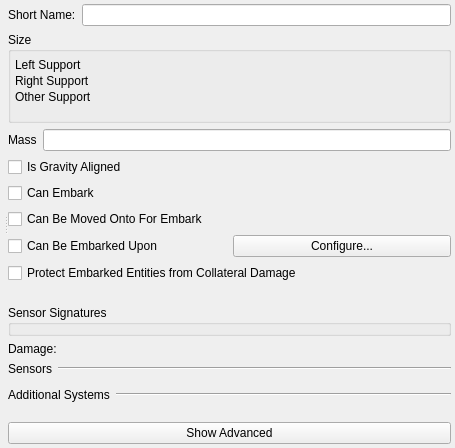
<?xml version="1.0" encoding="UTF-8"?>
<ui version="4.0">
 <class>mass</class>
 <widget class="QWidget" name="mass">
  <property name="geometry">
   <rect>
    <x>0</x>
    <y>0</y>
    <width>455</width>
    <height>448</height>
   </rect>
  </property>
  <property name="windowTitle">
   <string>Form</string>
  </property>
  <layout class="QVBoxLayout" name="verticalLayout_5">
   <property name="leftMargin">
    <number>4</number>
   </property>
   <property name="topMargin">
    <number>4</number>
   </property>
   <property name="rightMargin">
    <number>4</number>
   </property>
   <property name="bottomMargin">
    <number>4</number>
   </property>
   <item>
    <widget class="QSplitter" name="splitter">
     <property name="orientation">
      <enum>Qt::Horizontal</enum>
     </property>
     <widget class="QWidget" name="layoutWidget">
      <layout class="QVBoxLayout" name="verticalLayout_4">
       <property name="leftMargin">
        <number>0</number>
       </property>
       <property name="topMargin">
        <number>0</number>
       </property>
       <property name="rightMargin">
        <number>0</number>
       </property>
       <property name="bottomMargin">
        <number>0</number>
       </property>
       <item>
        <widget class="QWidget" name="myGeneralCanvas" native="true">
         <property name="sizePolicy">
          <sizepolicy hsizetype="MinimumExpanding" vsizetype="Fixed">
           <horstretch>0</horstretch>
           <verstretch>0</verstretch>
          </sizepolicy>
         </property>
         <property name="element_type" stdset="0">
          <string notr="true">general_canvas</string>
         </property>
        </widget>
       </item>
       <item>
        <widget class="QWidget" name="myDisplayWidget" native="true">
         <property name="element_type" stdset="0">
          <string notr="true">display_widget_canvas</string>
         </property>
        </widget>
       </item>
      </layout>
     </widget>
     <widget class="QWidget" name="layoutWidget">
      <layout class="QVBoxLayout" name="verticalLayout">
       <item>
        <layout class="QHBoxLayout" name="horizontalLayout">
         <item>
          <widget class="QLabel" name="short_name_label">
           <property name="text">
            <string>Short Name:</string>
           </property>
          </widget>
         </item>
         <item>
          <widget class="QLineEdit" name="short_name"/>
         </item>
        </layout>
       </item>
       <item>
        <widget class="QGroupBox" name="boundingVolumeGroupBox">
         <property name="title">
          <string>Size</string>
         </property>
         <layout class="QGridLayout" name="gridLayout_2">
          <property name="sizeConstraint">
           <enum>QLayout::SetNoConstraint</enum>
          </property>
          <property name="leftMargin">
           <number>4</number>
          </property>
          <property name="topMargin">
           <number>4</number>
          </property>
          <property name="rightMargin">
           <number>4</number>
          </property>
          <property name="bottomMargin">
           <number>4</number>
          </property>
          <property name="spacing">
           <number>2</number>
          </property>
          <item row="1" column="0" colspan="2">
           <widget class="QWidget" name="bounding_volume" native="true">
            <property name="minimumSize">
             <size>
              <width>0</width>
              <height>0</height>
             </size>
            </property>
           </widget>
          </item>
          <item row="2" column="0">
           <widget class="QLabel" name="left_support_label">
            <property name="sizePolicy">
             <sizepolicy hsizetype="Minimum" vsizetype="Minimum">
              <horstretch>0</horstretch>
              <verstretch>0</verstretch>
             </sizepolicy>
            </property>
            <property name="text">
             <string>Left Support</string>
            </property>
           </widget>
          </item>
          <item row="2" column="1">
           <widget class="QWidget" name="left_support" native="true">
            <property name="sizePolicy">
             <sizepolicy hsizetype="MinimumExpanding" vsizetype="Minimum">
              <horstretch>0</horstretch>
              <verstretch>0</verstretch>
             </sizepolicy>
            </property>
            <property name="element_type" stdset="0">
             <string notr="true">vector-parameter-data</string>
            </property>
            <property name="single_row" stdset="0">
             <bool>true</bool>
            </property>
            <property name="default_value" stdset="0">
             <string>1,-1,0</string>
            </property>
           </widget>
          </item>
          <item row="3" column="0">
           <widget class="QLabel" name="right_support_label">
            <property name="sizePolicy">
             <sizepolicy hsizetype="Minimum" vsizetype="Minimum">
              <horstretch>0</horstretch>
              <verstretch>0</verstretch>
             </sizepolicy>
            </property>
            <property name="text">
             <string>Right Support</string>
            </property>
           </widget>
          </item>
          <item row="3" column="1">
           <widget class="QWidget" name="right_support" native="true">
            <property name="sizePolicy">
             <sizepolicy hsizetype="MinimumExpanding" vsizetype="Minimum">
              <horstretch>0</horstretch>
              <verstretch>0</verstretch>
             </sizepolicy>
            </property>
            <property name="element_type" stdset="0">
             <string notr="true">vector-parameter-data</string>
            </property>
            <property name="single_row" stdset="0">
             <bool>true</bool>
            </property>
            <property name="default_value" stdset="0">
             <string>1,1,0</string>
            </property>
           </widget>
          </item>
          <item row="4" column="0">
           <widget class="QLabel" name="other_support_label">
            <property name="sizePolicy">
             <sizepolicy hsizetype="Minimum" vsizetype="Minimum">
              <horstretch>0</horstretch>
              <verstretch>0</verstretch>
             </sizepolicy>
            </property>
            <property name="text">
             <string>Other Support</string>
            </property>
           </widget>
          </item>
          <item row="4" column="1">
           <widget class="QWidget" name="other_support" native="true">
            <property name="sizePolicy">
             <sizepolicy hsizetype="MinimumExpanding" vsizetype="Minimum">
              <horstretch>0</horstretch>
              <verstretch>0</verstretch>
             </sizepolicy>
            </property>
            <property name="element_type" stdset="0">
             <string notr="true">vector-parameter-data</string>
            </property>
            <property name="single_row" stdset="0">
             <bool>true</bool>
            </property>
            <property name="default_value" stdset="0">
             <string>-1,0,0</string>
            </property>
           </widget>
          </item>
          <item row="5" column="0" colspan="2">
           <widget class="QWidget" name="bounding_volume_2" native="true">
            <property name="minimumSize">
             <size>
              <width>0</width>
              <height>10</height>
             </size>
            </property>
            <property name="calculate_bounding_volume" stdset="0">
             <bool>true</bool>
            </property>
            <property name="calculate_support_points" stdset="0">
             <bool>true</bool>
            </property>
            <property name="element_type" stdset="0">
             <string notr="true">bv_sp_calc_widget</string>
            </property>
           </widget>
          </item>
         </layout>
        </widget>
       </item>
       <item>
        <layout class="QHBoxLayout" name="horizontalLayout_3">
         <item>
          <widget class="QLabel" name="mass_label">
           <property name="text">
            <string>Mass</string>
           </property>
          </widget>
         </item>
         <item>
          <widget class="QLineEdit" name="mass">
           <property name="source-units" stdset="0">
            <string notr="true">kilograms</string>
           </property>
           <property name="display-units" stdset="0">
            <string notr="true">kilograms</string>
           </property>
          </widget>
         </item>
        </layout>
       </item>
       <item>
        <widget class="QCheckBox" name="gravity_aligned">
         <property name="toolTip">
          <string>Whether or not this object will be ground clamped</string>
         </property>
         <property name="text">
          <string>Is Gravity Aligned</string>
         </property>
        </widget>
       </item>
       <item>
        <widget class="QCheckBox" name="can_embark">
         <property name="text">
          <string>Can Embark</string>
         </property>
         <property name="element_type" stdset="0">
          <string notr="true">DtRwBoolean</string>
         </property>
        </widget>
       </item>
       <item>
        <widget class="QCheckBox" name="can_move_onto_embarked">
         <property name="toolTip">
          <string>If checked, entities that are close to this object will check to see if they are going to move onto this object, and, if so, embark on it</string>
         </property>
         <property name="text">
          <string>Can Be Moved Onto For Embark</string>
         </property>
        </widget>
       </item>
       <item>
        <layout class="QHBoxLayout" name="horizontalLayout_12">
         <item>
          <widget class="QCheckBox" name="can_be_embarked_upon">
           <property name="text">
            <string>Can Be Embarked Upon</string>
           </property>
           <property name="element_type" stdset="0">
            <string notr="true">DtRwBoolean</string>
           </property>
          </widget>
         </item>
         <item>
          <widget class="QPushButton" name="configure_embarkation">
           <property name="text">
            <string>Configure...</string>
           </property>
           <property name="enable_if_checked" stdset="0">
            <string notr="true">can_be_embarked_upon</string>
           </property>
           <property name="slot" stdset="0">
            <string notr="true">change_embarkation</string>
           </property>
           <property name="element_type" stdset="0">
            <string notr="true">push_button</string>
           </property>
           <property name="disable_if_multiple_selection" stdset="0">
            <bool>true</bool>
           </property>
          </widget>
         </item>
        </layout>
       </item>
       <item>
        <widget class="QCheckBox" name="protect_from_collateral_damage">
         <property name="toolTip">
          <string>If enabled, will protect any entities embarked on this object from collateral damage</string>
         </property>
         <property name="text">
          <string>Protect Embarked Entities from Collateral Damage</string>
         </property>
        </widget>
       </item>
       <item>
        <layout class="QVBoxLayout" name="verticalLayout_10">
         <item>
          <widget class="QWidget" name="object_geometry_filename" native="true">
           <property name="minimumSize">
            <size>
             <width>10</width>
             <height>10</height>
            </size>
           </property>
           <property name="element_type" stdset="0">
            <string notr="true">object-geometry</string>
           </property>
           <property name="enable_embed_into_terrain" stdset="0">
            <bool>true</bool>
           </property>
          </widget>
         </item>
        </layout>
       </item>
       <item>
        <widget class="QGroupBox" name="sensorSignaturesGroupBox">
         <property name="title">
          <string>Sensor Signatures</string>
         </property>
         <layout class="QVBoxLayout" name="verticalLayout_3">
          <property name="spacing">
           <number>2</number>
          </property>
          <property name="leftMargin">
           <number>2</number>
          </property>
          <property name="topMargin">
           <number>2</number>
          </property>
          <property name="rightMargin">
           <number>2</number>
          </property>
          <property name="bottomMargin">
           <number>2</number>
          </property>
          <item>
           <widget class="QWidget" name="sensor_signatures" native="true">
            <property name="default-signatures" stdset="0">
             <string>visual-signature=4.0;radar-signature=27.0;infrared-signature=4.0</string>
            </property>
           </widget>
          </item>
         </layout>
        </widget>
       </item>
       <item>
        <layout class="QHBoxLayout" name="horizontalLayout_8">
         <item>
          <widget class="QLabel" name="damage_system_label">
           <property name="text">
            <string>Damage:</string>
           </property>
          </widget>
         </item>
         <item>
          <widget class="QWidget" name="damage_system" native="true">
           <property name="category" stdset="0">
            <string notr="true">damage</string>
           </property>
           <property name="none-selected-text" stdset="0">
            <string>Undamagable</string>
           </property>
           <property name="element_type" stdset="0">
            <string notr="true">single_system_selector</string>
           </property>
          </widget>
         </item>
        </layout>
       </item>
       <item>
        <layout class="QVBoxLayout" name="verticalLayout_4">
         <item>
          <layout class="QHBoxLayout" name="horizontalLayout_9">
           <item>
            <widget class="QLabel" name="sensor_system_selector_label">
             <property name="sizePolicy">
              <sizepolicy hsizetype="Fixed" vsizetype="Fixed">
               <horstretch>0</horstretch>
               <verstretch>0</verstretch>
              </sizepolicy>
             </property>
             <property name="text">
              <string>Sensors</string>
             </property>
             <property name="hide_by_default" stdset="0">
              <bool>true</bool>
             </property>
            </widget>
           </item>
           <item>
            <widget class="Line" name="line">
             <property name="orientation">
              <enum>Qt::Horizontal</enum>
             </property>
             <property name="hide_by_default" stdset="0">
              <bool>true</bool>
             </property>
            </widget>
           </item>
          </layout>
         </item>
         <item>
          <widget class="QWidget" name="sensor_system_selector" native="true">
           <property name="category" stdset="0">
            <string notr="true">sensor</string>
           </property>
           <property name="element_type" stdset="0">
            <string notr="true">multi_system_selector</string>
           </property>
           <property name="hide_by_default" stdset="0">
            <bool>true</bool>
           </property>
          </widget>
         </item>
        </layout>
       </item>
       <item>
        <layout class="QVBoxLayout" name="verticalLayout_6">
         <item>
          <layout class="QHBoxLayout" name="horizontalLayout_11">
           <item>
            <widget class="QLabel" name="other_system_selector_label">
             <property name="sizePolicy">
              <sizepolicy hsizetype="Fixed" vsizetype="Fixed">
               <horstretch>0</horstretch>
               <verstretch>0</verstretch>
              </sizepolicy>
             </property>
             <property name="text">
              <string>Additional Systems</string>
             </property>
            </widget>
           </item>
           <item>
            <widget class="Line" name="line_3">
             <property name="orientation">
              <enum>Qt::Horizontal</enum>
             </property>
            </widget>
           </item>
          </layout>
         </item>
         <item>
          <widget class="QWidget" name="other_system_selector" native="true">
           <property name="category" stdset="0">
            <string notr="true">other</string>
           </property>
           <property name="element_type" stdset="0">
            <string notr="true">multi_system_selector</string>
           </property>
          </widget>
         </item>
        </layout>
       </item>
       <item>
        <spacer name="verticalSpacer">
         <property name="orientation">
          <enum>Qt::Vertical</enum>
         </property>
         <property name="sizeHint" stdset="0">
          <size>
           <width>20</width>
           <height>18</height>
          </size>
         </property>
        </spacer>
       </item>
       <item>
        <widget class="QPushButton" name="myShowAdvanced">
         <property name="text">
          <string>Show Advanced</string>
         </property>
         <property name="checkable">
          <bool>true</bool>
         </property>
         <property name="signal_slot" stdset="0">
          <string>toggled(bool);this;showHiddenControls(bool)</string>
         </property>
        </widget>
       </item>
      </layout>
     </widget>
    </widget>
   </item>
  </layout>
 </widget>
 <resources/>
 <connections/>
</ui>
